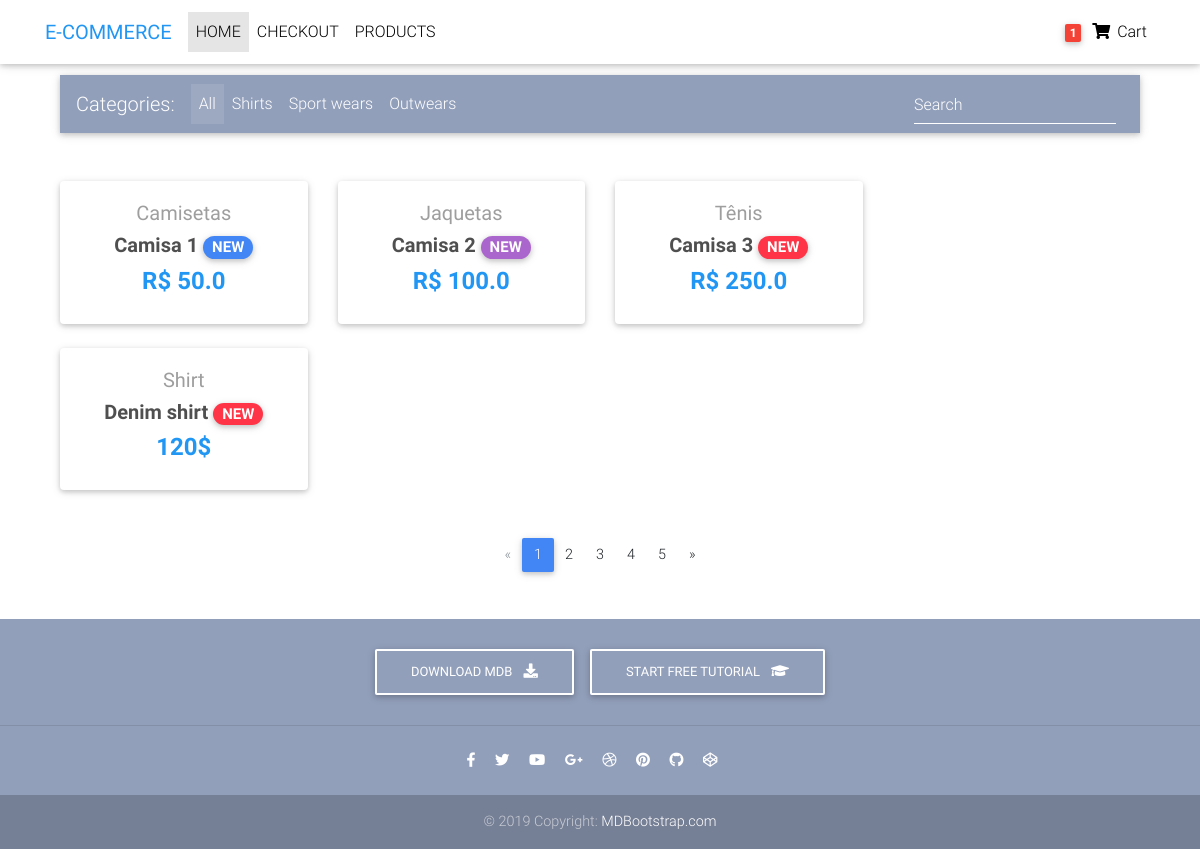
Before: / with the older database file.
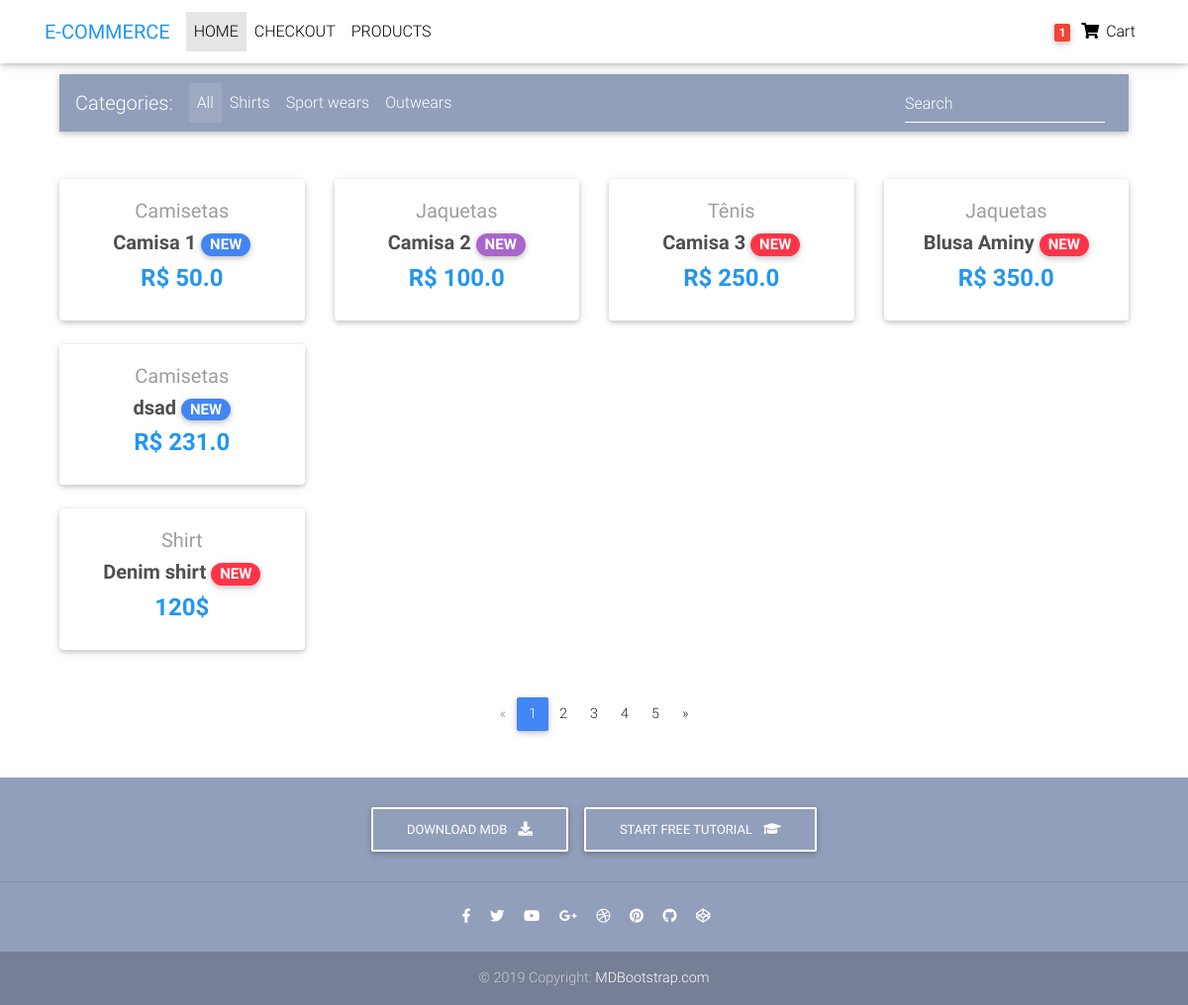
After: the same page with the newer database file.
### core/models.py (models this page shows, shortened)
class Items(models.Model):
    title = models.CharField(max_length=100)
    price = models.FloatField()
    discount_price = models.FloatField(null=True, blank=True)
    category = models.CharField(choices=CATEGORY_CHOICES, max_length=2)
    label = models.CharField(choices=LABEL_CHOICES, max_length=2)
    slug = models.SlugField()
    description = models.TextField()
    def get_absolute_url(self):
        return reverse("core:product", kwargs={
            'slug': self.slug
        })
    class Meta:
        verbose_name = "Item"
        verbose_name_plural = "Item"

### core/views.py (the view)
# urls.py: path('', HomeList.as_view(), name="home"),
class HomeList(ListView):
    model = Items
    template_name = "home.html"

### templates/home.html (shortened to what this page needs)
{% extends "base.html" %}
{% block content %}
  <main>
    <div class="container">
      <nav class="navbar navbar-expand-lg navbar-dark mdb-color lighten-3 mt-3 mb-5">
        <span class="navbar-brand">Categories:</span>
        <div class="collapse navbar-collapse" id="basicExampleNav">
          <ul class="navbar-nav mr-auto">
            <li class="nav-item active">
              <a class="nav-link" href="#">All
              </a>
            </li>
            <li class="nav-item">
              <a class="nav-link" href="#">Shirts</a>
            </li>
            <li class="nav-item">
              <a class="nav-link" href="#">Sport wears</a>
            </li>
            <li class="nav-item">
              <a class="nav-link" href="#">Outwears</a>
            </li>
          </ul>
          <form class="form-inline">
            <div class="md-form my-0">
              <input class="form-control mr-sm-2" type="text" placeholder="Search" aria-label="Search">
            </div>
          </form>
        </div>
      </nav>
      <section class="text-center mb-4">
        <div class="row wow fadeIn">
          {% for item in object_list %}
          <div class="col-lg-3 col-md-6 mb-4">
            <div class="card">
              <div class="card-body text-center">
                <a href="{{ item.get_absolute_url }}" class="grey-text">
                  <h5>{{ item.get_category_display }}</h5>
                </a>
                <h5>
                  <strong>
                    <a href="{{ item.get_absolute_url }}" class="dark-grey-text">{{ item.title }}
                      <span class="badge badge-pill {{ item.get_label_display }}-color">NEW</span>
                    </a>
                  </strong>
                </h5>
                <h4 class="font-weight-bold blue-text">
                  <strong>
                  {% if item.discount_price %}
                    R$ {{ item.discount_price }}
                  {% else %}
                    R$ {{ item.price }}
                  {% endif %}
                  </strong>
                </h4>
              </div>
            </div>
          </div>
          {% endfor %}
        </div>
        <div class="row wow fadeIn">
          <div class="col-lg-3 col-md-6 mb-4">
            <div class="card">
              <div class="card-body text-center">
                <a href="" class="grey-text">
                  <h5>Shirt</h5>
                </a>
                <h5>
                  <strong>
                    <a href="" class="dark-grey-text">Denim shirt
                      <span class="badge badge-pill danger-color">NEW</span>
                    </a>
                  </strong>
                </h5>
                <h4 class="font-weight-bold blue-text">
                  <strong>120$</strong>
                </h4>
              </div>
            </div>
          </div>
        </div>
      </section>
      <nav class="d-flex justify-content-center wow fadeIn">
        <ul class="pagination pg-blue">
          <li class="page-item disabled">
            <a class="page-link" href="#" aria-label="Previous">
              <span aria-hidden="true">&laquo;</span>
            </a>
          </li>
          <li class="page-item active">
            <a class="page-link" href="#">1
            </a>
          </li>
          <li class="page-item">
            <a class="page-link" href="#">2</a>
          </li>
          <li class="page-item">
            <a class="page-link" href="#">3</a>
          </li>
          <li class="page-item">
            <a class="page-link" href="#">4</a>
          </li>
          <li class="page-item">
            <a class="page-link" href="#">5</a>
          </li>
          <li class="page-item">
            <a class="page-link" href="#" aria-label="Next">
              <span aria-hidden="true">&raquo;</span>
            </a>
          </li>
        </ul>
      </nav>
    </div>
  </main>
{% endblock content %}

Changed rows visible on the page:
added Items: category "Jaquetas", title "Blusa Aminy", price "350.0", label "D" (drawn)
added Items: category "Camisetas", title "dsad", price "231.0", label "P" (drawn)
